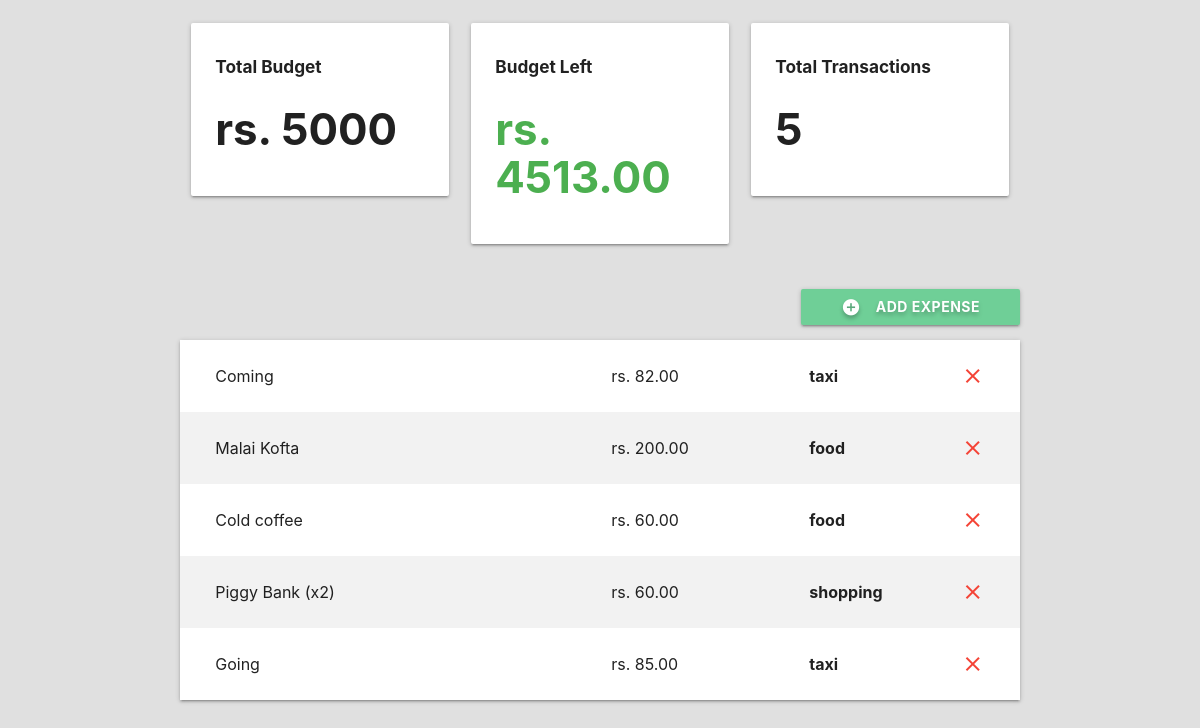
/Jan06, run on the app's committed database.
### budget/models.py (models this page shows, shortened)
class Date(models.Model):
    date = models.DateField(default=timezone.now)
    name = models.SlugField(max_length=100, unique=True, blank=True)
    budget = models.IntegerField()
    def budget_left(self):
        expense_list = Expense.objects.filter(date=self)
        total_expense_amount = 0
        for expense in expense_list:
            total_expense_amount += expense.amount
        return self.budget - total_expense_amount
    def total_transactions(self):
        expense_list = Expense.objects.filter(date=self)
        return len(expense_list)

class Expense(models.Model):
    date = models.ForeignKey(Date, on_delete=models.CASCADE, related_name='expenses')
    title = models.CharField(max_length=100)
    amount = models.DecimalField(max_digits=8, decimal_places=2)
    category = models.ForeignKey(Category, on_delete=models.CASCADE)

class Category(models.Model):
    date = models.ForeignKey(Date, on_delete=models.CASCADE)
    name = models.CharField(max_length=50)

### budget/views.py (the view, shortened to what this page needs)
# urls.py: path('<slug:date_slug>', views.date_detail, name='detail'),
def date_detail(request, date_slug):
    date = get_object_or_404(Date, name=date_slug)
    if request.method == 'GET':
        return render(request, 'budget/project-detail.html', {'date':date, 'expense_list':date.expenses.all(), 'category_list':Category.objects.filter(date=date)})
    elif request.method == 'DELETE':
        id = json.loads(request.body)['id']
        expense = get_object_or_404(Expense, id=id)
        expense.delete()
        return HttpResponse('')
    return HttpResponseRedirect(date_slug)

### budget/templates/budget/project-detail.html (shortened to what this page needs)
{% extends 'budget/base.html' %}
{% block content %}
{% load static %}
	<div class="container">
		<section class="section section-stats">
			<div class="row">
				<div class="col s12 m4 14">
					<div class="card-panel">
						<h6 class="bold">Total Budget</h6>
						<h3 class="bold">rs. {{ date.budget }}<h1>
					</div>
				</div>
				<div class="col s6 m4 14">
					<div class="card-panel">
						<h6 class="bold">Budget Left</h6>
						{% if date.budget_left > 0 %}
							<h3 class="bold green-text">rs. {{ date.budget_left }}<h1>
						{% elif date.budget_left == 0 %}
							<h3 class="bold orange-text">rs. {{ date.budget_left }}<h1>
						{% else %}
							<h3 class="bold red-text">rs. {{ date.budget_left }}<h1>
						{% endif %}
					</div>
				</div>
				<div class="col s6 m4 14">
					<div class="card-panel">
						<h6 class="bold">Total Transactions</h6>
						<h3 class="bold">{{ date.total_transactions }}<h1>
					</div>
				</div>
			</div>
		</section>
		<section class="section section-expenses">
			<div class="row">
				<button class="btn waves-effect right modal-trigger" href="#expenseModal">
					<i class="material-icons white-text left">add_circle</i>
					Add Expense
				</button>
			</div>
			<ul class="z-depth-1">
				{% for expense in expense_list %}
					<li>
						<div class="card-panel z-depth-0 expense">
							<div class="row">
								<div class="col m6">
									<span class="title">{{ expense.title }}</span>
								</div>
								<div class="col m3">
									<span class="title">rs. {{ expense.amount }}</span>
								</div>
								<div class="col m2">
									<span class="title bold">{{ expense.category.name }}</span>
								</div>
								<a onclick="deleteExpense({{ expense.id }})" class="col m1" href="">
									<i class="material-icons red-text right">close</i>
								</a>
							</div>
						</div>
					</li>
				{% endfor %}
			</ul>
		</section>
	</div>
{% endblock %}

### budget/static/budget/styles.css (style rules this page uses)
html { font-family: 'Montserrat'; background-color:#E0E0E0; }
.bold { font-weight: bold; }
.row { margin:0!important; }
.section-expenses button { padding:0px 40px; font-weight:bold; text-shadow:0px 3px 4px rgba(0, 0, 0, .25); background-color: #6FCF97; }
.section-expenses .expense { font-size:16px; border-radius:0; margin:0; }
.section-expenses li:nth-child(even) .expense { background-color:#F2F2F2; }

### data on the page
Date: budget "5000", budget_left "4513.00", total_transactions "5"
Expense: title "Coming", amount "82.00", category.name "taxi"
Expense: title "Malai Kofta", amount "200.00", category.name "food"
Expense: title "Cold coffee", amount "60.00", category.name "food"
Expense: title "Piggy Bank (x2)", amount "60.00", category.name "shopping"
Expense: title "Going", amount "85.00", category.name "taxi"
